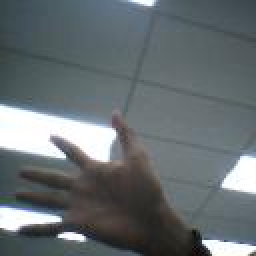
#> input picture dataset/Open_Hand/5-110-_png_jpg.rf.eozQGG4YdGtnWm5gEYgH.jpg, 128 x 128 px (shown 2 times larger); its folder holds only this picture in this run
$ python train_model.py
#> lines starting #> are read from the running program, lines starting #| are printed output that depends on the picture; after the words box and inside, x2 and y2 are one past the last pixel; in counts of white or black regions, pixels touching at a corner belong together
### feature_extraction.py
# feature_extraction.py - NaN-PROOF VERSION
import cv2
import numpy as np
from scipy.spatial.distance import cdist

def extract_improved_features(contour):
    if contour is None or len(contour) < 5:
        return None

    contour = contour.astype(np.float32).reshape(-1, 1, 2)

    try:
        # Basic geometry - SAFE
        area = abs(cv2.contourArea(contour))
        if area < 100:
            return None
        perimeter = cv2.arcLength(contour, True)
        if perimeter <= 0:
            return None

        circularity = min(1.0, 4 * np.pi * area / (perimeter ** 2))

        # Convex hull - SAFE
        hull = cv2.convexHull(contour)
        hull_area = abs(cv2.contourArea(hull))
        convexity = min(1.0, hull_area / area) if area > 0 else 0.5

        # Defects - SAFE
        defect_count = 0
        defect_depth = 0.0
        try:
            hull_idx = cv2.convexHull(contour, returnPoints=False)
            if len(hull_idx) >= 3:
                defects = cv2.convexityDefects(contour, hull_idx)
                if defects is not None and len(defects) > 0:
                    defect_count = min(10, len(defects))  # Cap at 10
                    defect_depth = np.clip(np.mean(defects[:, 0, 3]) / 255.0, 0, 1)
        except:
            pass

        # Bounding box
        x, y, w, h = cv2.boundingRect(contour)
        aspect_ratio = np.clip(w / max(h, 1), 0.1, 10.0)
        extent = np.clip(area / (w * h), 0, 1) if w * h > 0 else 0.5

        # Hu moments - SAFE
        moments = cv2.moments(contour)
        hu_moments = cv2.HuMoments(moments).flatten()
        hu_moments = np.clip(-np.sign(hu_moments) * np.log10(np.abs(hu_moments) + 1e-7), -10, 10)

        # Ellipse - SAFE
        ellipse_ratio = 1.0
        try:
            if len(contour) >= 5:
                ellipse = cv2.fitEllipse(contour)
                ma, mi = ellipse[1]
                ellipse_ratio = np.clip(min(ma, mi) / max(ma, mi, 1e-6), 0.1, 1.0)
        except:
            pass

        # Projection profile
        y_min, y_max = cv2.boundingRect(contour)[1:3]
        height = max(1, y_max - y_min)
        proj = np.bincount(np.clip(contour[:, 0, 1].astype(int) - y_min, 0, height-1),
                          minlength=height).astype(np.float32)

        proj_mean = np.mean(proj) / max(1, height)
        proj_std = np.std(proj) / max(1, height)
        proj_peaks = np.sum(proj > proj_mean * 1.5) / max(1, height)

        # Distances - SAFE
        max_dist = 0.0
        try:
            if len(contour) > 10:
                pts = contour[:, 0, :]
                dists = cdist(pts, pts)
                max_dist = np.max(dists) / max(np.sqrt(area), 1)
        except:
            pass

        compactness = np.clip(perimeter / max(np.sqrt(area * 4 * np.pi), 1), 0.1, 10)

        # FINAL SAFE FEATURES (all clamped, no NaN/inf)
        features = np.array([
            circularity, convexity, aspect_ratio, extent, defect_count/10.0,
            defect_depth, ellipse_ratio, compactness,
            proj_mean, proj_std, proj_peaks,
            *hu_moments[:7],  # First 7 Hu moments
            max_dist, perimeter/area, w/perimeter, h/perimeter
        ], dtype=np.float32)

        # FINAL VALIDATION - replace any remaining bad values
        features = np.nan_to_num(features, nan=0.5, posinf=1.0, neginf=0.0)
        features = np.clip(features, -5, 5)  # Safe range

        return features

    except:
        return None

### train_model.py
# train_model.py
import os
import cv2
import numpy as np
from feature_extraction import extract_improved_features
from classifier import GestureClassifier
import random

DATASET_DIR = 'dataset'

def preprocess_training_image(img_path):
    """Enhanced preprocessing for training images"""
    img = cv2.imread(img_path)
#> img is the input picture: shape (128, 128, 3); mean B, G, R 113.2, 110.3, 102.7
    if img is None:
        return None

    # Resize for consistency
    img = cv2.resize(img, (300, 300))
#> img: shape (300, 300, 3)

    # CLAHE for better contrast (helps segmentation)
    lab = cv2.cvtColor(img, cv2.COLOR_BGR2LAB)
#> lab: shape (300, 300, 3); mean of channels 0, 1, 2 115.4, 125.8, 125.4
    clahe = cv2.createCLAHE(clipLimit=2.0, tileGridSize=(8,8))
    lab[:,:,0] = clahe.apply(lab[:,:,0])
#> lab: shape (300, 300, 3); mean of channels 0, 1, 2 123.7, 125.8, 125.4
    img = cv2.cvtColor(lab, cv2.COLOR_LAB2BGR)
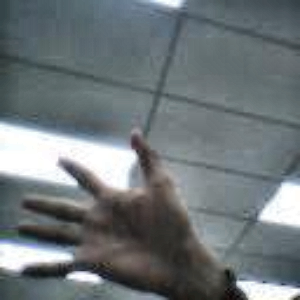
#> img: shape (300, 300, 3); mean B, G, R 121.2, 118.3, 110.5

    return img

print("🤜🤛 Hand Gesture Training Dataset Collector")
print("=" * 50)

# Collect training data
X = []
y = []
gesture_samples = {}

for gesture in sorted(os.listdir(DATASET_DIR)):
    gesture_path = os.path.join(DATASET_DIR, gesture)
    if not os.path.isdir(gesture_path):
        continue

    print(f"\n📁 Processing '{gesture}'...")

    image_files = [f for f in os.listdir(gesture_path)
                   if f.lower().endswith(('.png', '.jpg', '.jpeg'))]

    if not image_files:
        print(f"   ❌ No images found in '{gesture}'")
        continue

    print(f"   📸 Found {len(image_files)} images")

    # Shuffle and limit for balance (max 150 per class)
    random.shuffle(image_files)
    image_files = image_files[:150]

    valid_count = 0
    for i, img_file in enumerate(image_files, 1):
        img_path = os.path.join(gesture_path, img_file)
        img = preprocess_training_image(img_path)

        if img is None:
            continue
        # IMPROVED Fist-friendly skin segmentation
        hsv = cv2.cvtColor(img, cv2.COLOR_BGR2HSV)
#> hsv: shape (300, 300, 3); mean H, S, V 82.6, 32.8, 122.9

        # BROADER skin ranges (works better for fists)
        skin_ranges = [
            ([0, 10, 60], [20, 255, 255]),    # Broad range 1
            ([0, 30, 60], [15, 255, 255]),    # Broad range 2
            ([15, 40, 70], [25, 255, 255])    # Darker skin
        ]

        mask = np.zeros(hsv.shape[:2], dtype=np.uint8)
        for lower, upper in skin_ranges:
            mask |= cv2.inRange(hsv, np.array(lower), np.array(upper))
#> this loop made 3 passes
#> pass 1, `mask |= cv2.inRange(hsv, np.array(lower), np.array(upper))`:
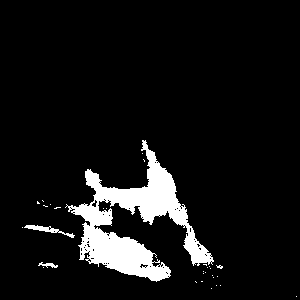
#> mask: shape (300, 300); 8% white; 31 white regions (28 under 20 px), largest, box (x1, y1, x2, y2) and area: (65, 140, 214, 282) 6884, (24, 225, 75, 238) 184, (38, 262, 58, 268) 57

        # BETTER morphology for fists (less aggressive opening)
        kernel_close = cv2.getStructuringElement(cv2.MORPH_ELLIPSE, (9, 9))
        kernel_open = cv2.getStructuringElement(cv2.MORPH_ELLIPSE, (3, 3))
        mask = cv2.morphologyEx(mask, cv2.MORPH_CLOSE, kernel_close)
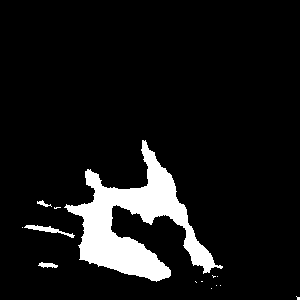
#> mask: shape (300, 300); 9% white; 14 white regions (10 under 20 px), largest, box (x1, y1, x2, y2) and area: (64, 140, 223, 282) 7717, (24, 225, 75, 238) 193, (38, 262, 58, 268) 75, (37, 200, 52, 207) 43
        mask = cv2.morphologyEx(mask, cv2.MORPH_OPEN, kernel_open)
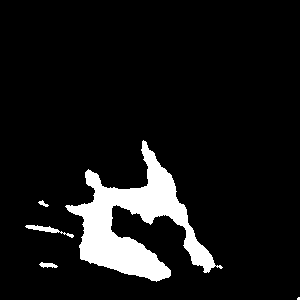
#> mask: shape (300, 300); 8.9% white; 5 white regions (1 under 20 px)


        contours, _ = cv2.findContours(mask, cv2.RETR_EXTERNAL, cv2.CHAIN_APPROX_SIMPLE)
#> contours = 5 contours, 1 with area under 20; largest, box (x1, y1, x2, y2) and area: (65, 140, 223, 282) 7318, (25, 225, 74, 238) 130, (39, 262, 58, 268) 52, (38, 200, 49, 207) 24

        if contours:
            contour = max(contours, key=cv2.contourArea)
#> contour = contour of 421 points, box (x1, y1, x2, y2) (65, 140, 223, 282), area 7318
            if cv2.contourArea(contour) > 1500:  # Good hand size
                features = extract_improved_features(contour)
#> in extract_improved_features, `contour = contour.astype(np.float32).reshape(-1, 1, 2)`: contour = 421 rows, first 8: [143, 140], [142, 141], [142, 148], [141, 149], [141, 150], [142, 151], [142, 153], [143, 154]
#> in extract_improved_features, `area = abs(cv2.contourArea(contour))`: area = 7318
#> in extract_improved_features, `perimeter = cv2.arcLength(contour, True)`: perimeter = 840.7
#> in extract_improved_features, `circularity = min(1.0, 4 * np.pi * area / (perimeter ** 2))`: circularity = 0.13
#> in extract_improved_features, `hull = cv2.convexHull(contour)`: hull = 16 rows, first 8: [145, 141], [146, 142], [171, 175], [222, 267], [221, 268], [208, 272], [156, 281], [151, 280]
#> in extract_improved_features, `hull_area = abs(cv2.contourArea(hull))`: hull_area = 13778
#> in extract_improved_features, `convexity = min(1.0, hull_area / area) if area > 0 else 0.5`: convexity = 1
#> in extract_improved_features, `hull_idx = cv2.convexHull(contour, returnPoints=False)`: hull_idx = [419, 418, 390, 330, 329, 318, 174, 172, 160, 139, 135, 134, 97, 60, 59, 0]
#> in extract_improved_features, `x, y, w, h = cv2.boundingRect(contour)`: x = 65; y = 140; w = 158; h = 142
#> in extract_improved_features, `aspect_ratio = np.clip(w / max(h, 1), 0.1, 10.0)`: aspect_ratio = 1.11
#> in extract_improved_features, `extent = np.clip(area / (w * h), 0, 1) if w * h > 0 else 0.5`: extent = 0.326
#> in extract_improved_features, `moments = cv2.moments(contour)`: moments = moments, m00 7318, centre m10/m00, m01/m00 = (134.4, 223.5)
#> in extract_improved_features, `hu_moments = cv2.HuMoments(moments).flatten()`: hu_moments = [0.294, 0.000438, 0.00211, 0.000737, -6.35e-08, 1.52e-05, 9.16e-07]
#> in extract_improved_features, `hu_moments = np.clip(-np.sign(hu_moments) * np.log10(np.abs(hu_moments..`: hu_moments = [0.531, 3.36, 2.68, 3.13, -6.79, 4.81, 5.99]
#> in extract_improved_features, `ellipse = cv2.fitEllipse(contour)`: ellipse = ((142.4, 222.1), (113.3, 143.9), 137.4)
#> in extract_improved_features, `ma, mi = ellipse[1]`: ma = 113.3; mi = 143.9
#> in extract_improved_features, `ellipse_ratio = np.clip(min(ma, mi) / max(ma, mi, 1e-6), 0.1, 1.0)`: ellipse_ratio = 0.787
#> in extract_improved_features, `y_min, y_max = cv2.boundingRect(contour)[1:3]`: y_min = 140; y_max = 158
#> in extract_improved_features, `height = max(1, y_max - y_min)`: height = 18
#> in extract_improved_features, `proj = np.bincount(np.clip(contour[:, 0, 1].astype(int) - y_min, 0, he..`: proj = 18 values, max 396 at index 17, min 0 at index 3, mean 23.39
#> in extract_improved_features, `proj_mean = np.mean(proj) / max(1, height)`: proj_mean = 1.3
#> in extract_improved_features, `proj_std = np.std(proj) / max(1, height)`: proj_std = 5.02
#> in extract_improved_features, `proj_peaks = np.sum(proj > proj_mean * 1.5) / max(1, height)`: proj_peaks = 0.5
#> in extract_improved_features, `pts = contour[:, 0, :]`: pts = 421 pairs, first value 65 to 222, second value 140 to 281
#> in extract_improved_features, `dists = cdist(pts, pts)`:
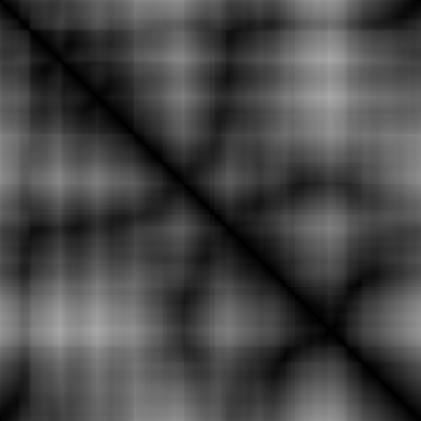
#> dists: shape (421, 421) float64; min 0, max 168.4, mean 70.7
#> in extract_improved_features, `max_dist = np.max(dists) / max(np.sqrt(area), 1)`: max_dist = 1.97
#> in extract_improved_features, `compactness = np.clip(perimeter / max(np.sqrt(area * 4 * np.pi), 1), 0..`: compactness = 2.77
#> in extract_improved_features, `features = np.array([ circularity, convexity, aspect_ratio, extent, de..`: features = 22 values, max 5.99 at index 17, min -6.79 at index 15, mean 1.32
#> in extract_improved_features, `features = np.clip(features, -5, 5)`: features = 22 values, max 5 at index 9, min -5 at index 15, mean 1.36
                if features is not None:
                    X.append(features)
                    y.append(gesture)
                    valid_count += 1

        if i % 20 == 0:
            print(f"   ⏳ Processed {i}/{len(image_files)} images...")

    gesture_samples[gesture] = valid_count
    print(f"   ✅ Added {valid_count} valid samples for '{gesture}'")
#> pass 2 of the loop `for gesture in sorted(os.listdir(DATASET_DIR)):`:
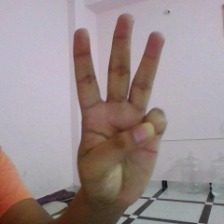
#> input picture dataset/Three_Fingers/103_jpg.rf.BXJmK9usraMCrZTr47MI.jpg, 224 x 224 px
#> in preprocess_training_image, img is the input picture: shape (224, 224, 3); mean B, G, R 143.5, 142.5, 156.2
#> hsv: shape (300, 300, 3); mean H, S, V 94.7, 44.4, 167
#> `mask = cv2.morphologyEx(mask, cv2.MORPH_CLOSE, kernel_close)`:
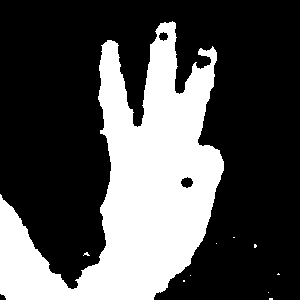
#> mask: shape (300, 300); 31.5% white; 10 white regions (9 under 20 px), largest, box (x1, y1, x2, y2) and area: (0, 21, 224, 300) 28328
#> contours = 4 contours, 3 with area under 20; largest, box (x1, y1, x2, y2) and area: (0, 21, 224, 300) 27807
#> `contour = max(contours, key=cv2.contourArea)`: contour = contour of 537 points, box (x1, y1, x2, y2) (0, 21, 224, 300), area 27807
#> in extract_improved_features (call 2), `contour = contour.astype(np.float32).reshape(-1, 1, 2)`: contour = 537 rows, first 8: [172, 21], [171, 22], [169, 22], [168, 23], [166, 23], [165, 22], [164, 22], [163, 23]
#> area = 27807
#> perimeter = 1431.9
#> circularity = 0.17
#> hull = 21 rows, first 8: [174, 22], [212, 47], [215, 50], [216, 52], [223, 161], [223, 170], [210, 216], [205, 233]
#> hull_area = 46870.5
#> hull_idx = 21 values, max 535 at index 0, min 0 at index 20, mean 292.9
#> x = 0; y = 21; w = 224; h = 279
#> aspect_ratio = 0.803
#> extent = 0.445
#> moments = moments, m00 27807, centre m10/m00, m01/m00 = (134.8, 188.3)
#> in extract_improved_features (call 2), `hu_moments = cv2.HuMoments(moments).flatten()`: hu_moments = [0.294, 0.023, 0.0076, 0.00152, -8.37e-07, -0.00016, -5.11e-06]
#> in extract_improved_features (call 2), `hu_moments = np.clip(-np.sign(hu_moments) * np.log10(np.abs(hu_moments..`: hu_moments = [0.531, 1.64, 2.12, 2.82, -6.03, -3.8, -5.28]
#> ellipse = ((129.6, 173.2), (190, 266), 28.16)
#> ma = 190; mi = 266
#> ellipse_ratio = 0.714
#> y_min = 21; y_max = 224
#> height = 203
#> proj = 203 values, max 164 at index 202, min 0 at index 3, mean 2.65
#> proj_mean = 0.013
#> proj_std = 0.0564
#> proj_peaks = 0.862
#> pts = 537 pairs, first value 0 to 223, second value 21 to 299
#> in extract_improved_features (call 2), `dists = cdist(pts, pts)`:
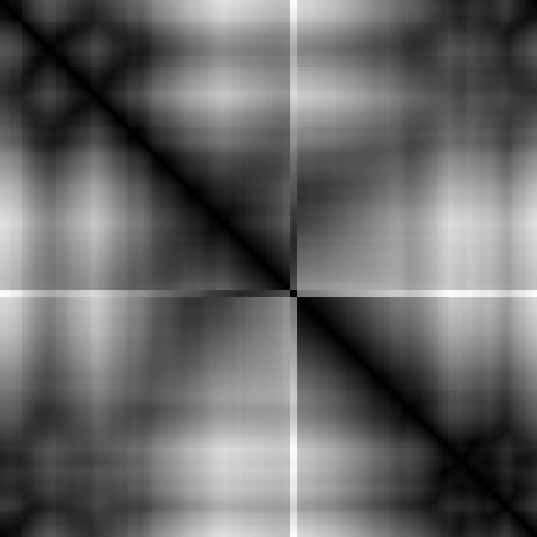
#> dists: shape (537, 537) float64; min 0, max 325.5, mean 131.6; drawn with min black and max white
#> max_dist = 1.95
#> compactness = 2.42
#> in extract_improved_features (call 2), `features = np.array([ circularity, convexity, aspect_ratio, extent, de..`: features = 22 values, max 2.82 at index 14, min -6.03 at index 15, mean 0.0382
#> in extract_improved_features (call 2), `features = np.clip(features, -5, 5)`: features = 22 values, max 2.82 at index 14, min -5 at index 15, mean 0.0978

# Convert to numpy arrays
X = np.array(X)
y = np.array(y)

print("\n" + "=" * 50)
print("📊 FINAL DATASET SUMMARY")
print("=" * 50)
print(f"Total valid samples: {len(X):,}")
#| Total valid samples: 2
print(f"Feature dimensions: {X.shape[1]}")
#| Feature dimensions: 22
print(f"Gestures found: {len(np.unique(y))}")
print("\nPer-gesture breakdown:")
for gesture, count in sorted(gesture_samples.items()):
    print(f"  🤜 {gesture:12s}: {count:3d} samples")

if len(X) < 30:
    print("\n❌ ERROR: Insufficient data! Need at least 30 samples.")
    print("💡 Add more images to your dataset/ folders")
#> (the run stopped early here; a loop or call above may not have finished)
